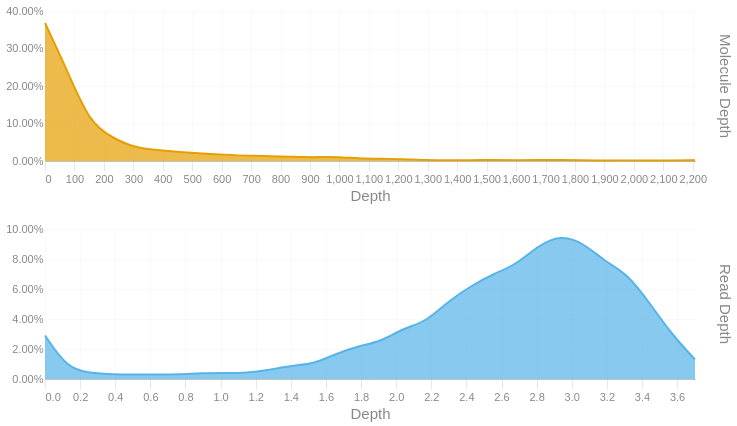

The notebook cell saved with this chart:
### Code cell
readdep = depth_hist(tb['Read Depth'], q99, 3)
readdep = readdep.with_columns(pl.lit('Read Depth').alias('Metric'))
if not SKIPLR:
    moldep = depth_hist(tb['Molecule Depth'], mol_q99, 1)
    moldep = moldep.with_columns(pl.lit('Molecule Depth').alias('Metric'))
    _hist = pl.concat([readdep, moldep])
    _hist = _hist.filter(pl.col('Proportion') != 0)
    with SafeRender(_hist):
        (
            alt.Chart(_hist)        
            .mark_area(interpolate = "basis")
            .encode(
                x=alt.X('Bin:Q').scale(domainMin=0).axis(alt.Axis(title='Depth')),
                y = alt.Y('Proportion:Q', title = None).axis(format = '.2%'),
                color = alt.Color('Metric:N').legend(None),
                row = alt.Row("Metric:N").header(title = None, labelOrient = 'right'),
                tooltip = [
                    alt.Tooltip("Metric:N", title = "Metric"),
                    alt.Tooltip('Interval:N', title = "Depth Interval"),
                    alt.Tooltip('Proportion:Q', title = "% Alignments").format('.2%')
                ]
            )
            .resolve_scale(x='independent', y='independent')
            .properties(
                height = 150, width = 650,
                usermeta={'embedOptions': {'downloadFileName': f'{samplename}.depth.hist'}}
            )
        ).display()
else:
    readdep = readdep.filter(pl.col('Proportion') != 0)
    with SafeRender(readdep):
        (
            alt.Chart(readdep)        
            .mark_area(interpolate = "basis")
            .encode(
                x=alt.X('Bin:Q').scale(domainMin=0).axis(alt.Axis(title='Depth')),
                y = alt.Y('Proportion:Q', title = None).axis(format = '.2%'),
                tooltip = [
                    alt.Tooltip('Interval:N', title = "Depth Interval"),
                    alt.Tooltip('Proportion:Q', title = "% Alignments").format('.2%')
                ]
            )
            .properties(
                usermeta={'embedOptions': {'downloadFileName': f'{samplename}.depth.hist'}}
            )
        ).display()

### Figure 1 — Vega-Lite specification as saved in the notebook (floating-point values rounded to 4 significant figures)
{"width": 650, "height": 150, "config": {"title": {"anchor": "start", "dy": -15, "fontSize": 18, "color": "#888888", "subtitleColor": "#888888", "subtitleFontSize": 14}, "arc": {"fill": "#0072B2"}, "axis": {"domainColor": "#888888", "domainWidth": 0.5, "gridWidth": 0.2, "grid": false, "titleFontWeight": 400, "titleFontSize": 15, "labelFontSize": 11, "labelColor": "#888888", "tickColor": "#888888", "tickWidth": 0.2, "titleColor": "#888888"}, "axisBand": {"grid": false}, "axisX": {"grid": true, "tickSize": 10, "domainCap": "round"}, "axisY": {"domain": false, "grid": true, "tickSize": 0, "domainCap": "round"}, "background": "transparent", "header": {"labelFontSize": 15, "labelColor": "#888888", "titleFontSize": 15, "titleFontWeight": 600, "titleColor": "#888888"}, "legend": {"labelFont": "sans-serif", "labelFontSize": 12, "labelColor": "#888888", "symbolSize": 100, "symbolType": "circle", "titleFontSize": 12, "titlePadding": 10, "titleColor": "#888888", "title": null}, "range": {"category": ["#E69F00", "#56B4E9", "#009E73", "#F0E442", "#0072B2", "#D55E00", "#CC79A7", "#000000"], "diverging": ["#cfe8f3", "#a2d4ec", "#73bfe2", "#46abdb", "#1696d2", "#12719e"]}, "area": {"fill": "#0072B2", "fillOpacity": 0.7, "line": true, "strokeOpacity": 0.7}, "line": {"color": "#0072B2", "stroke": "#0072B2", "strokeWidth": 2}, "trail": {"color": "#0072B2", "stroke": "#0072B2", "strokeWidth": 0, "size": 1}, "point": {"filled": true, "fillOpacity": 1.0, "size": 95}, "text": {"color": "#888888", "fontSize": 11, "align": "right", "fontWeight": 400, "size": 11}, "bar": {"fill": "#0072B2", "stroke": null}, "view": {"stroke": null, "continuousWidth": 660, "continuousHeight": 400}}, "data": {"name": "data-fdf8fcf4694a1ce929f4804f829b0efe"}, "mark": {"type": "area", "interpolate": "basis"}, "encoding": {"color": {"field": "Metric", "legend": null, "type": "nominal"}, "row": {"field": "Metric", "header": {"title": null, "labelOrient": "right"}, "type": "nominal"}, "tooltip": [{"field": "Metric", "title": "Metric", "type": "nominal"}, {"field": "Interval", "title": "Depth Interval", "type": "nominal"}, {"field": "Proportion", "format": ".2%", "title": "% Alignments", "type": "quantitative"}], "x": {"axis": {"title": "Depth"}, "field": "Bin", "scale": {"domainMin": 0}, "type": "quantitative"}, "y": {"axis": {"format": ".2%"}, "field": "Proportion", "title": null, "type": "quantitative"}}, "resolve": {"scale": {"x": "independent", "y": "independent"}}, "usermeta": {"embedOptions": {"downloadFileName": "S5_Connecticut_997.depth.hist"}}, "$schema": "https://vega.github.io/schema/vega-lite/v6.1.0.json", "datasets": {"data-fdf8fcf4694a1ce929f4804f829b0efe": [{"Bin": 0.0, "Interval": "0.0-0.128", "Proportion": 0.029, "Metric": "Read Depth"}, {"Bin": 0.128, "Interval": "0.128-0.255", "Proportion": 0.007, "Metric": "Read Depth"}, {"Bin": 0.255, "Interval": "0.255-0.383", "Proportion": 0.004, "Metric": "Read Depth"}, {"Bin": 0.383, "Interval": "0.383-0.511", "Proportion": 0.003, "Metric": "Read Depth"}, {"Bin": 0.511, "Interval": "0.511-0.638", "Proportion": 0.003, "Metric": "Read Depth"}, {"Bin": 0.638, "Interval": "0.638-0.766", "Proportion": 0.003, "Metric": "Read Depth"}, {"Bin": 0.766, "Interval": "0.766-0.894", "Proportion": 0.003, "Metric": "Read Depth"}, {"Bin": 0.894, "Interval": "0.894-1.021", "Proportion": 0.004, "Metric": "Read Depth"}, {"Bin": 1.021, "Interval": "1.021-1.149", "Proportion": 0.004, "Metric": "Read Depth"}, {"Bin": 1.149, "Interval": "1.149-1.277", "Proportion": 0.004, "Metric": "Read Depth"}, {"Bin": 1.277, "Interval": "1.277-1.404", "Proportion": 0.006, "Metric": "Read Depth"}, {"Bin": 1.404, "Interval": "1.404-1.532", "Proportion": 0.009, "Metric": "Read Depth"}, {"Bin": 1.532, "Interval": "1.532-1.66", "Proportion": 0.01, "Metric": "Read Depth"}, {"Bin": 1.66, "Interval": "1.66-1.787", "Proportion": 0.017, "Metric": "Read Depth"}, {"Bin": 1.787, "Interval": "1.787-1.915", "Proportion": 0.022, "Metric": "Read Depth"}, {"Bin": 1.915, "Interval": "1.915-2.043", "Proportion": 0.025, "Metric": "Read Depth"}, {"Bin": 2.043, "Interval": "2.043-2.17", "Proportion": 0.034, "Metric": "Read Depth"}, {"Bin": 2.17, "Interval": "2.17-2.298", "Proportion": 0.038, "Metric": "Read Depth"}, {"Bin": 2.298, "Interval": "2.298-2.426", "Proportion": 0.052, "Metric": "Read Depth"}, {"Bin": 2.426, "Interval": "2.426-2.553", "Proportion": 0.062, "Metric": "Read Depth"}, {"Bin": 2.553, "Interval": "2.553-2.681", "Proportion": 0.07, "Metric": "Read Depth"}, {"Bin": 2.681, "Interval": "2.681-2.809", "Proportion": 0.076, "Metric": "Read Depth"}, {"Bin": 2.809, "Interval": "2.809-2.936", "Proportion": 0.089, "Metric": "Read Depth"}, {"Bin": 2.936, "Interval": "2.936-3.064", "Proportion": 0.096, "Metric": "Read Depth"}, {"Bin": 3.064, "Interval": "3.064-3.192", "Proportion": 0.091, "Metric": "Read Depth"}, {"Bin": 3.192, "Interval": "3.192-3.319", "Proportion": 0.078, "Metric": "Read Depth"}, {"Bin": 3.319, "Interval": "3.319-3.447", "Proportion": 0.07, "Metric": "Read Depth"}, {"Bin": 3.447, "Interval": "3.447-3.575", "Proportion": 0.05, "Metric": "Read Depth"}, {"Bin": 3.575, "Interval": "3.575-3.702", "Proportion": 0.029, "Metric": "Read Depth"}, {"Bin": 3.702, "Interval": "3.702-3.83", "Proportion": 0.013, "Metric": "Read Depth"}, {"Bin": 0.0, "Interval": "0.0-76.1", "Proportion": 0.368, "Metric": "Molecule Depth"}, {"Bin": 76.1, "Interval": "76.1-152.3", "Proportion": 0.24, "Metric": "Molecule Depth"}, {"Bin": 152.3, "Interval": "152.3-228.4", "Proportion": 0.101, "Metric": "Molecule Depth"}, {"Bin": 228.4, "Interval": "228.4-304.5", "Proportion": 0.062, "Metric": "Molecule Depth"}, {"Bin": 304.5, "Interval": "304.5-380.6", "Proportion": 0.035, "Metric": "Molecule Depth"}, {"Bin": 380.6, "Interval": "380.6-456.8", "Proportion": 0.029, "Metric": "Molecule Depth"}, {"Bin": 456.8, "Interval": "456.8-532.9", "Proportion": 0.024, "Metric": "Molecule Depth"}, {"Bin": 532.9, "Interval": "532.9-609.0", "Proportion": 0.02, "Metric": "Molecule Depth"}, {"Bin": 609.0, "Interval": "609.0-685.2", "Proportion": 0.017, "Metric": "Molecule Depth"}, {"Bin": 685.2, "Interval": "685.2-761.3", "Proportion": 0.014, "Metric": "Molecule Depth"}, {"Bin": 761.3, "Interval": "761.3-837.4", "Proportion": 0.013, "Metric": "Molecule Depth"}, {"Bin": 837.4, "Interval": "837.4-913.5", "Proportion": 0.011, "Metric": "Molecule Depth"}, {"Bin": 913.5, "Interval": "913.5-989.7", "Proportion": 0.01, "Metric": "Molecule Depth"}, {"Bin": 989.7, "Interval": "989.7-1065.8", "Proportion": 0.011, "Metric": "Molecule Depth"}, {"Bin": 1066.0, "Interval": "1065.8-1141.9", "Proportion": 0.007, "Metric": "Molecule Depth"}, {"Bin": 1142.0, "Interval": "1141.9-1218.1", "Proportion": 0.006, "Metric": "Molecule Depth"}, {"Bin": 1218.0, "Interval": "1218.1-1294.2", "Proportion": 0.005, "Metric": "Molecule Depth"}, {"Bin": 1294.0, "Interval": "1294.2-1370.3", "Proportion": 0.002, "Metric": "Molecule Depth"}, {"Bin": 1370.0, "Interval": "1370.3-1446.4", "Proportion": 0.002, "Metric": "Molecule Depth"}, {"Bin": 1446.0, "Interval": "1446.4-1522.6", "Proportion": 0.002, "Metric": "Molecule Depth"}, {"Bin": 1523.0, "Interval": "1522.6-1598.7", "Proportion": 0.003, "Metric": "Molecule Depth"}, {"Bin": 1599.0, "Interval": "1598.7-1674.8", "Proportion": 0.002, "Metric": "Molecule Depth"}, {"Bin": 1675.0, "Interval": "1674.8-1751.0", "Proportion": 0.003, "Metric": "Molecule Depth"}, {"Bin": 1751.0, "Interval": "1751.0-1827.1", "Proportion": 0.003, "Metric": "Molecule Depth"}, {"Bin": 1827.0, "Interval": "1827.1-1903.2", "Proportion": 0.002, "Metric": "Molecule Depth"}, {"Bin": 1903.0, "Interval": "1903.2-1979.3", "Proportion": 0.001, "Metric": "Molecule Depth"}, {"Bin": 1979.0, "Interval": "1979.3-2055.5", "Proportion": 0.002, "Metric": "Molecule Depth"}, {"Bin": 2056.0, "Interval": "2055.5-2131.6", "Proportion": 0.001, "Metric": "Molecule Depth"}, {"Bin": 2132.0, "Interval": "2131.6-2207.7", "Proportion": 0.001, "Metric": "Molecule Depth"}, {"Bin": 2208.0, "Interval": "2207.7-2283.86", "Proportion": 0.002, "Metric": "Molecule Depth"}]}}
